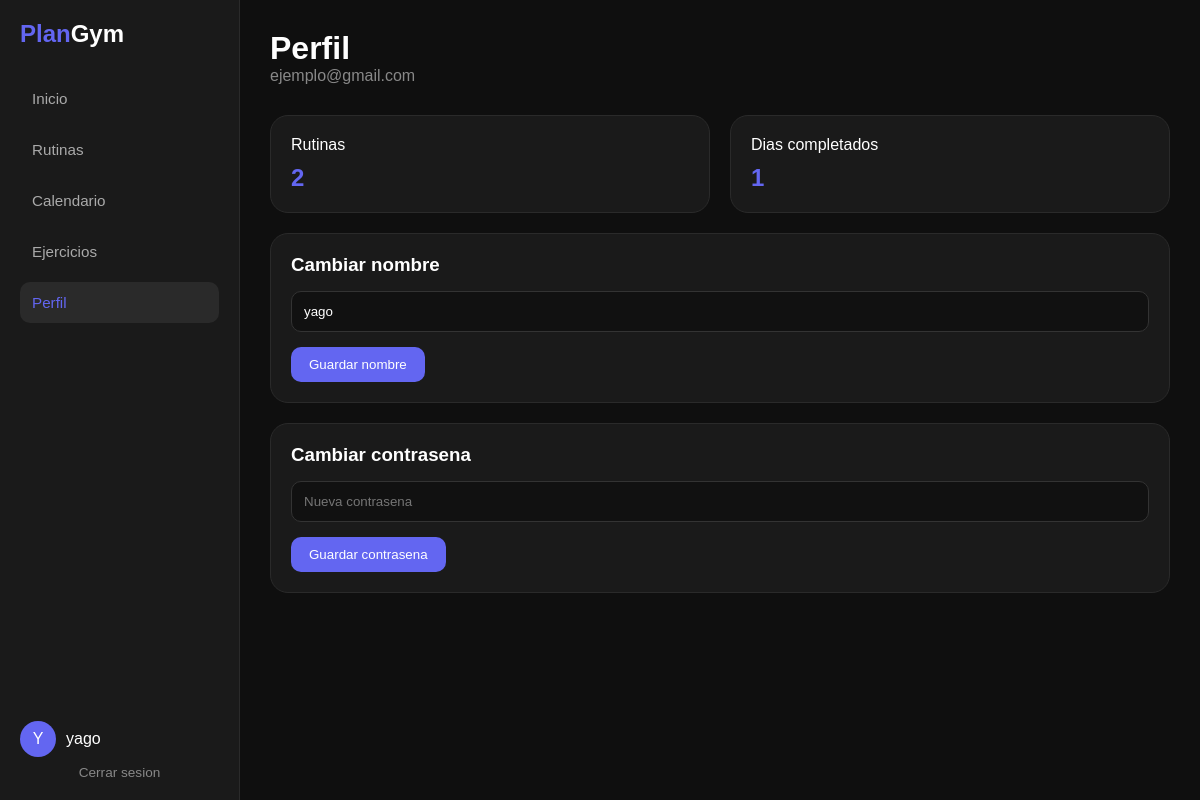
Screenshot of /perfil/ (signed in) with the database file from the repository.
### app/models/usuario_db.py (models this page shows, shortened)
class Usuario(db.Model):
    __tablename__ = "usuarios"
    id = db.Column(db.Integer, primary_key=True)
    nombre = db.Column(db.String(100), nullable=False)
    email = db.Column(db.String(120), unique=True, nullable=False)
    password = db.Column(db.String(255), nullable=False)

### app/routes/perfil_routes.py (the view)
@perfil_bp.route('/')
def perfil():
    if 'usuario_id' not in session:
        return redirect(url_for('home'))
    usuario, stats = obtenerPerfil(session['usuario_id'])
    return render_template('perfil.html', usuario=usuario, stats=stats)

### app/main.py (called while the page is built)
@app.before_request
def registrar_peticion():
    app.logger.info("%s %s", request.method, request.path)

### app/repositories/perfil_repo.py (called while the page is built)
def obtenerUsuario(id_usuario):
    return Usuario.query.filter_by(id=id_usuario).first()

def obtenerEstadisticas(id_usuario):
    total_rutinas = Rutina.query.filter_by(id_usuario=id_usuario).count()
    total_dias = DiaCompletado.query.filter_by(id_usuario=id_usuario).count()
    return {
        'total_rutinas': total_rutinas,
        'total_dias': total_dias
    }

### app/services/perfil_service.py (called while the page is built)
def obtenerPerfil(id_usuario):
    usuario = perfil_repo.obtenerUsuario(id_usuario)
    stats = perfil_repo.obtenerEstadisticas(id_usuario)
    return usuario, stats

### app/templates/perfil.html (shortened to what this page needs)
<!DOCTYPE html>
<html lang="es">
<head>
<link rel="stylesheet" href="{{ url_for('static', filename='css/calendario.css') }}">
</head>
<body>
<div class="app">
    <aside class="sidebar">
        <div class="logo"><span>Plan</span>Gym</div>
        <nav>
            <a class="nav-item" href="/principal">Inicio</a>
            <a class="nav-item" href="/principal#rutinas">Rutinas</a>
            <a class="nav-item" href="/principal#calendario">Calendario</a>
            <a class="nav-item" href="/principal#ejercicios">Ejercicios</a>
            <a class="nav-item active" href="/perfil/">Perfil</a>
        </nav>
        <div class="sidebar-bottom">
            <div class="user-box">
                <div class="avatar">{{ usuario.nombre[0] | upper }}</div>
                <span>{{ usuario.nombre }}</span>
            </div>
            <a href="/auth/logout">Cerrar sesion</a>
        </div>
    </aside>
    <main class="main">
        <header class="topbar">
            <h1>Perfil</h1>
            <p>{{ usuario.email }}</p>
        </header>
        <section class="content">
            <div class="stats">
                <div class="card">
                    <span>Rutinas</span>
                    <h2>{{ stats.total_rutinas }}</h2>
                </div>
                <div class="card">
                    <span>Dias completados</span>
                    <h2>{{ stats.total_dias }}</h2>
                </div>
            </div>
            <div class="panel">
                <h3>Cambiar nombre</h3>
                <form action="{{ url_for('perfil_bp.cambiar_nombre') }}" method="POST">
                    <input type="text" name="nombre" value="{{ usuario.nombre }}" minlength="3" required>
                    <button type="submit">Guardar nombre</button>
                </form>
            </div>
            <div class="panel">
                <h3>Cambiar contrasena</h3>
                <form action="{{ url_for('perfil_bp.cambiar_password') }}" method="POST">
                    <input type="password" name="password" placeholder="Nueva contrasena" minlength="6" required>
                    <button type="submit">Guardar contrasena</button>
                </form>
            </div>
        </section>
    </main>
</div>
</body>
</html>

### app/static/css/calendario.css (style rules this page uses)
* { margin:0; padding:0; box-sizing:border-box; font-family:Arial,sans-serif; }
:root { --bg-page:#0f0f0f; --bg-panel:#1a1a1a; --bg-card:#202020; --bg-soft:#2a2a2a; --border:#2a2a2a; --text-main:white; --text-muted:#888; --text-soft:#aaa; --primary:#6366f1; --primary-hover:#4f46e5; --danger:#ef4444; --success:#22c55e; }
body { background:var(--bg-page); color:var(--text-main); }
.app { display:flex; min-height:100vh; }
.sidebar { width:240px; height:100vh; position:sticky; top:0; background:var(--bg-panel); padding:20px; display:flex; flex-direction:column; justify-content:space-between; border-right:1px solid var(--border); }
.sidebar-bottom { margin-top:auto; }
.sidebar-bottom a { color:var(--text-muted); font-size:0.85rem; text-align:center; margin-top:8px; display:block; text-decoration:none; }
.logo { font-size:24px; font-weight:bold; }
.logo span { color:var(--primary); }
nav { display:flex; flex-direction:column; gap:10px; margin-top:30px; }
.nav-item { background:none; border:none; color:var(--text-soft); display:block; padding:12px; border-radius:10px; cursor:pointer; text-align:left; text-decoration:none; font-size:0.95rem; width:100%; }
.nav-item.active, .nav-item:hover { background:var(--bg-soft); color:var(--primary); }
.user-box { display:flex; align-items:center; gap:10px; }
.avatar { width:36px; height:36px; border-radius:50%; background:var(--primary); display:flex; align-items:center; justify-content:center; }
.main { flex:1; height:100vh; overflow-y:auto; padding:30px; }
.topbar { margin-bottom:30px; }
.topbar p { color:var(--text-muted); }
.stats { display:grid; grid-template-columns:repeat(auto-fit, minmax(180px, 1fr)); gap:20px; }
.card, .panel { background:var(--bg-panel); padding:20px; border-radius:18px; border:1px solid var(--border); margin-bottom:20px; }
.card h2 { margin-top:10px; color:var(--primary); overflow:hidden; text-overflow:ellipsis; white-space:nowrap; }
input { width:100%; margin:15px 0; padding:12px; background:#111; border:1px solid #333; color:var(--text-main); border-radius:10px; }
button { background:var(--primary); color:var(--text-main); border:none; padding:10px 18px; border-radius:10px; cursor:pointer; }

### rows the page displays
Usuario: nombre "Y", nombre "yago", email "ejemplo@gmail.com"

### other values shown
{{ stats.total_rutinas }} "2"
{{ stats.total_dias }} "1"
